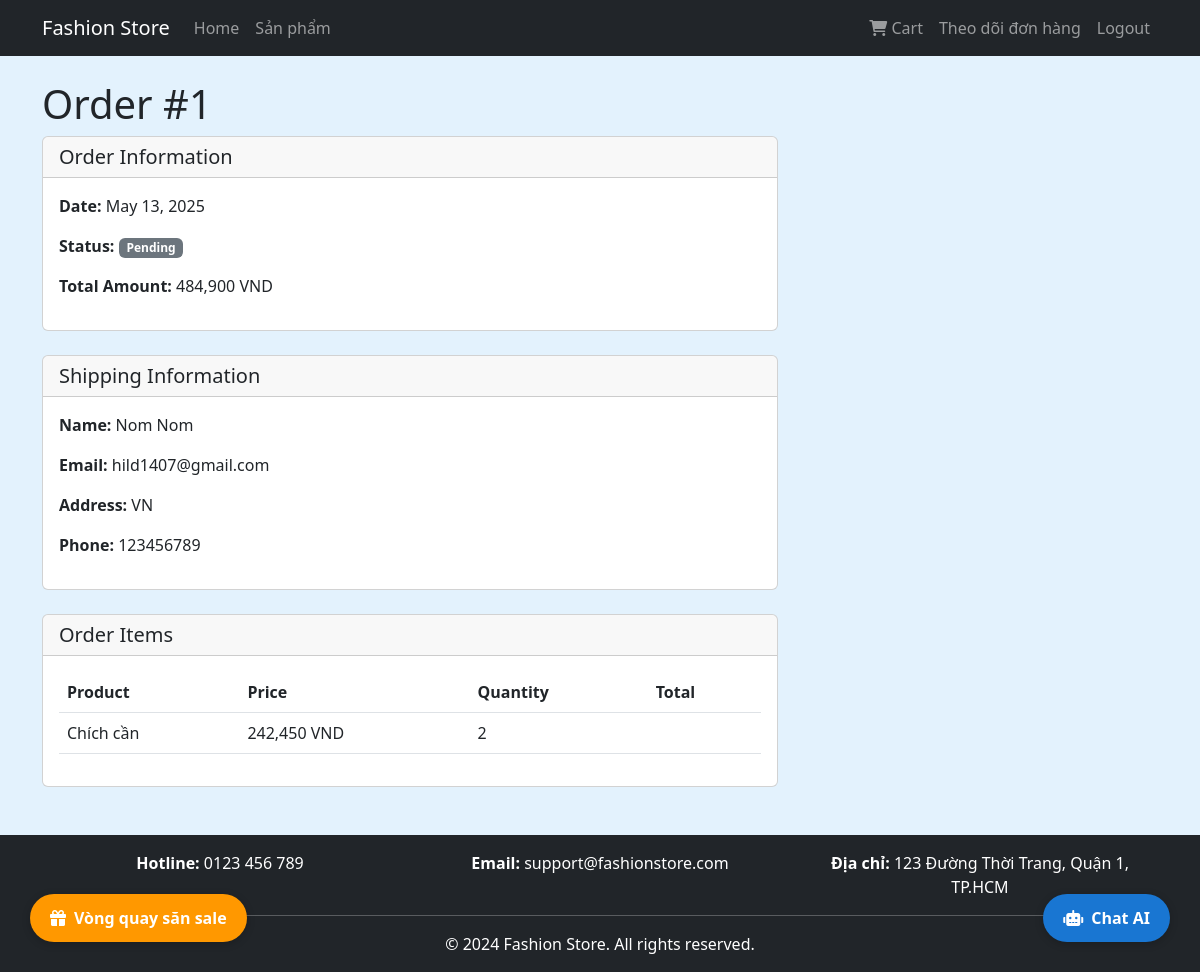
The page /order/1/ (signed in) on the database its author committed.
### store/models.py (models this page shows, shortened)
class Category(models.Model):
    name = models.CharField(max_length=100)
    slug = models.SlugField(unique=True)
    class Meta:
        verbose_name_plural = 'Categories'

class Order(models.Model):
    STATUS_CHOICES = (
        ('pending', 'Pending'),
        ('processing', 'Processing'),
        ('shipped', 'Shipped'),
        ('delivered', 'Delivered'),
    )
    user = models.ForeignKey(User, on_delete=models.CASCADE)
    full_name = models.CharField(max_length=100)
    email = models.EmailField()
    address = models.CharField(max_length=250)
    phone = models.CharField(max_length=20)
    created = models.DateTimeField(auto_now_add=True)
    updated = models.DateTimeField(auto_now=True)
    status = models.CharField(max_length=20, choices=STATUS_CHOICES, default='pending')
    total_amount = models.DecimalField(max_digits=10, decimal_places=2)
    class Meta:
        ordering = ('-created',)

class OrderItem(models.Model):
    order = models.ForeignKey(Order, on_delete=models.CASCADE, related_name='items')
    product = models.ForeignKey(Product, on_delete=models.CASCADE)
    price = models.DecimalField(max_digits=10, decimal_places=2)
    quantity = models.PositiveIntegerField(default=1)

class Product(models.Model):
    category = models.ForeignKey(Category, on_delete=models.CASCADE, related_name='products')
    name = models.CharField(max_length=200)
    slug = models.SlugField(unique=True)
    description = models.TextField()
    price = models.DecimalField(max_digits=10, decimal_places=2)
    discount_price = models.DecimalField(max_digits=10, decimal_places=2, null=True, blank=True)
    image = models.ImageField(upload_to='products/')
    stock = models.IntegerField()
    available = models.BooleanField(default=True)
    created = models.DateTimeField(auto_now_add=True)
    updated = models.DateTimeField(auto_now=True)
    class Meta:
        ordering = ('-created',)

### store/views.py (the view)
# urls.py: path('order/<int:order_id>/', views.order_detail, name='order_detail'),
@login_required
def order_detail(request, order_id):
    order = get_object_or_404(Order, id=order_id, user=request.user)
    context = {'order': order}
    context.update(get_discount_context(request))
    return render(request, 'store/order/detail.html', context)

### store/context_processors.py (called while the page is built)
def categories(request):
    return {'categories': Category.objects.all()}

def discount_info(request):
    discount_code = request.session.get('discount_code')
    valid_codes = {
        'SALE10': 10,
        'SALE20': 20,
        'SALE30': 30,
        'SALE50': 50,
    }
    discount_percent = valid_codes.get(discount_code, 0) if discount_code else 0
    return {'discount_code': discount_code, 'discount_percent': discount_percent}

### store/templatetags/store_extras.py (called while the page is built)
@register.filter
def currency(value):
    try:
        return f"{int(value):,} VND".replace(",", ",")
    except (ValueError, TypeError):
        return value

### store/views.py (called while the page is built)
def get_discount_context(request):
    discount_code = request.session.get('discount_code')
    valid_codes = {
        'SALE10': 10,
        'SALE20': 20,
        'SALE30': 30,
        'SALE50': 50,
    }
    discount_percent = valid_codes.get(discount_code, 0) if discount_code else 0
    return {'discount_code': discount_code, 'discount_percent': discount_percent}

### store/templates/store/order/detail.html (shortened to what this page needs)
{% extends "store/base.html" %}
{% load store_extras %}
{% block content %}
    <div class="row">
        <div class="col-md-8">
            <h1>Order #{{ order.id }}</h1>
            <div class="card mb-4">
                <div class="card-header">
                    <h5 class="mb-0">Order Information</h5>
                </div>
                <div class="card-body">
                    <p><strong>Date:</strong> {{ order.created|date:"F j, Y" }}</p>
                    <p><strong>Status:</strong>
                        <span class="badge {% if order.status == 'delivered' %}bg-success{% elif order.status == 'shipped' %}bg-info{% elif order.status == 'processing' %}bg-warning{% else %}bg-secondary{% endif %}">
                            {{ order.get_status_display }}
                        </span>
                    </p>
                    <p><strong>Total Amount:</strong> {{ order.total_amount|currency }}</p>
                </div>
            </div>
            <div class="card mb-4">
                <div class="card-header">
                    <h5 class="mb-0">Shipping Information</h5>
                </div>
                <div class="card-body">
                    <p><strong>Name:</strong> {{ order.full_name }}</p>
                    <p><strong>Email:</strong> {{ order.email }}</p>
                    <p><strong>Address:</strong> {{ order.address }}</p>
                    <p><strong>Phone:</strong> {{ order.phone }}</p>
                </div>
            </div>
            <div class="card">
                <div class="card-header">
                    <h5 class="mb-0">Order Items</h5>
                </div>
                <div class="card-body">
                    <div class="table-responsive">
                        <table class="table">
                            <thead>
                                <tr>
                                    <th>Product</th>
                                    <th>Price</th>
                                    <th>Quantity</th>
                                    <th>Total</th>
                                </tr>
                            </thead>
                            <tbody>
                                {% for item in order.items.all %}
                                <tr>
                                    <td>{{ item.product.name }}</td>
                                    <td>{{ item.price|currency }}</td>
                                    <td>{{ item.quantity }}</td>
                                    <td>{{ item.get_cost|currency }}</td>
                                </tr>
                                {% endfor %}
                            </tbody>
                        </table>
                    </div>
                </div>
            </div>
        </div>
    </div>
{% endblock %}

### store/templates/store/base.html (shortened to what this page needs)
<!DOCTYPE html>
<html lang="en">
<head>
    <link href="https://cdn.jsdelivr.net/npm/bootstrap@5.3.0/dist/css/bootstrap.min.css" rel="stylesheet">
    <link rel="stylesheet" href="https://cdnjs.cloudflare.com/ajax/libs/font-awesome/6.0.0/css/all.min.css">
</head>
<body class="{% block body_class %}{% endblock %}">
    <nav class="navbar navbar-expand-lg navbar-dark bg-dark">
        <div class="container">
            <a class="navbar-brand" href="{% url 'store:product_list' %}">Fashion Store</a>
            <div class="collapse navbar-collapse" id="navbarNav">
                <ul class="navbar-nav me-auto">
                    <li class="nav-item">
                        <a class="nav-link" href="{% url 'store:product_list' %}">Home</a>
                    </li>
                    {% for c in categories %}
                    <li class="nav-item">
                        <a class="nav-link" href="{% url 'store:product_list_by_category' c.slug %}">{{ c.name }}</a>
                    </li>
                    {% endfor %}
                </ul>
                <ul class="navbar-nav">
                    {% if user.is_authenticated %}
                    <li class="nav-item">
                        <a class="nav-link" href="{% url 'store:cart_detail' %}">
                            <i class="fas fa-shopping-cart"></i> Cart
                        </a>
                    </li>
                    <li class="nav-item">
                        <a class="nav-link" href="{% url 'store:order_history' %}">Theo dõi đơn hàng</a>
                    </li>
                    <li class="nav-item">
                        <a class="nav-link" href="{% url 'accounts:logout' %}">Logout</a>
                    </li>
                    {% endif %}
                </ul>
            </div>
        </div>
    </nav>
    <div class="container mt-4">
        {% block content %}
        {% endblock %}
    </div>
    <footer class="bg-dark text-white mt-5 py-3">
        <div class="container text-center">
            <div class="row">
                <div class="col-md-4 mb-2 mb-md-0">
                    <strong>Hotline:</strong> 0123 456 789
                </div>
                <div class="col-md-4 mb-2 mb-md-0">
                    <strong>Email:</strong> support@fashionstore.com
                </div>
                <div class="col-md-4">
                    <strong>Địa chỉ:</strong> 123 Đường Thời Trang, Quận 1, TP.HCM
                </div>
            </div>
            <hr class="bg-secondary my-3">
            <p class="mb-0">&copy; 2024 Fashion Store. All rights reserved.</p>
        </div>
    </footer>
    <a href="{% url 'store:spin_wheel' %}" class="spin-sale-btn" title="Vòng quay săn sale">
        <i class="fas fa-gift"></i> Vòng quay săn sale
    </a>
    <div id="ai-chat-btn" class="ai-chat-btn">
        <i class="fas fa-robot"></i> Chat AI
    </div>
</body>
</html>

### store/templates/store/base.html (style rules this page uses)
body { background: #e3f2fd !important; }
.spin-sale-btn { position: fixed; left: 30px; bottom: 30px; z-index: 9999; background: #ff9800; color: #fff; padding: 12px 20px; border-radius: 30px; font-weight: bold; box-shadow: 0 2px 8px rgba(0,0,0,0.2); text-decoration: none; transition: background 0.2s; display: flex; align-items: center; gap: 8px; }
.ai-chat-btn { position: fixed; right: 30px; bottom: 30px; z-index: 9999; background: #1976d2; color: #fff; padding: 12px 20px; border-radius: 30px; font-weight: bold; box-shadow: 0 2px 8px rgba(0,0,0,0.2); text-decoration: none; transition: background 0.2s; display: flex; align-items: center; gap: 8px; cursor: pointer; }

### rows shown on the page
Category: name "Sản phẩm"
Order: id "1", created "May 13, 2025", status "Pending", total_amount "484,900 VND", full_name "Nom Nom", email "hild1407@gmail.com", address "VN", phone "123456789"
OrderItem: product.name "Chích cần", price "242,450 VND", quantity "2"
